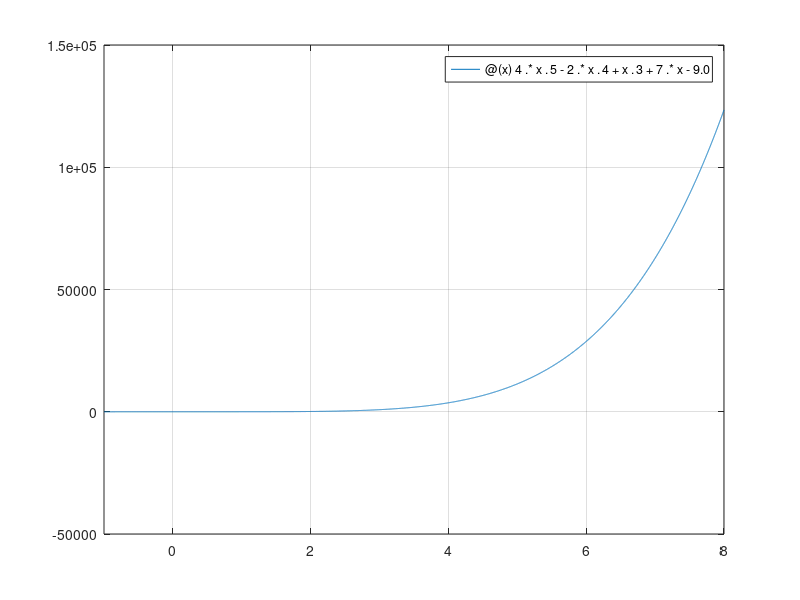
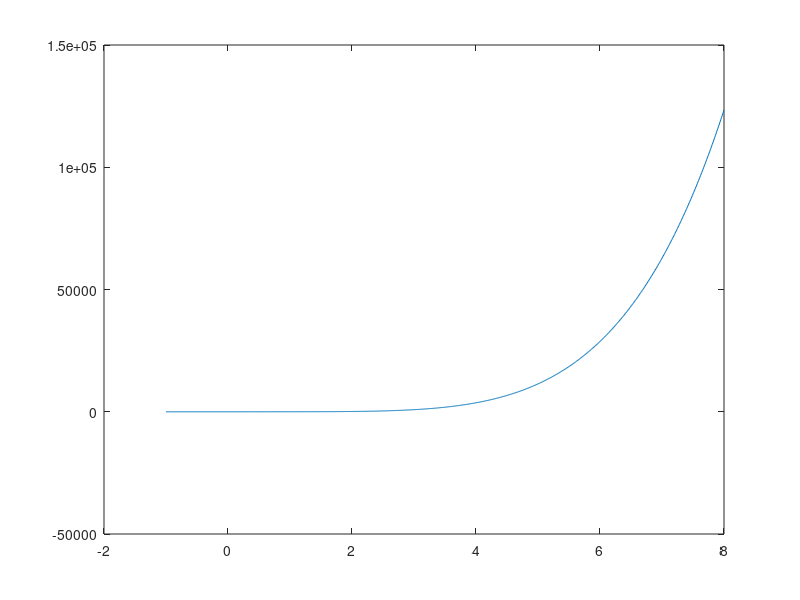
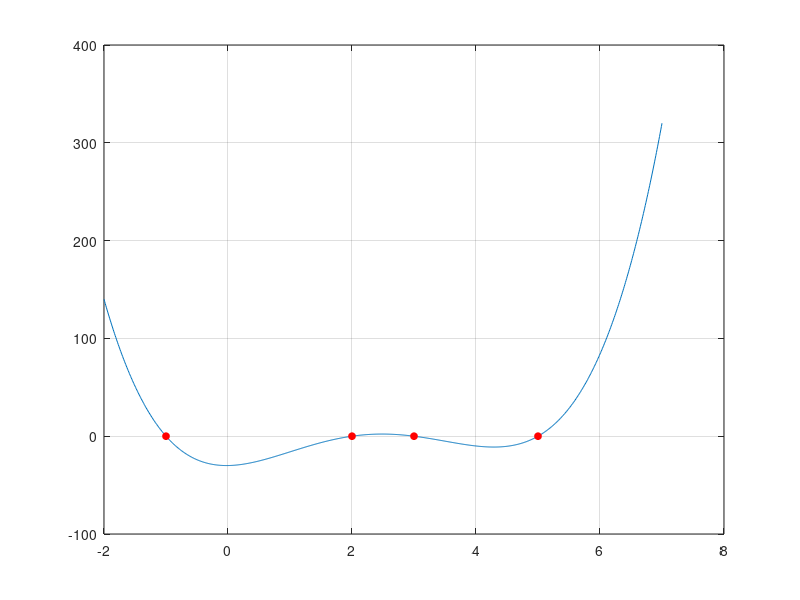
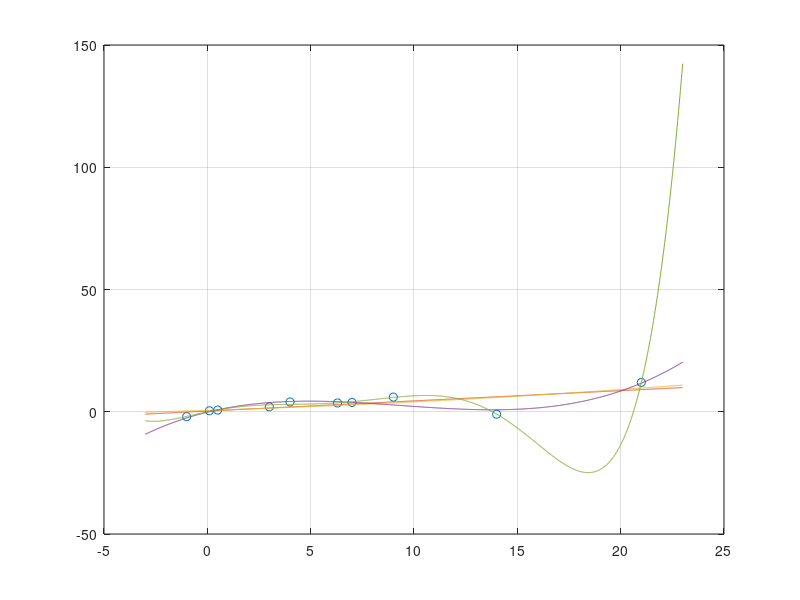

The MATLAB script that drew these images, in order: (Note: this script raises an error after producing the figures.)
clc
clear

fprintf("Ülesanne 1.\n")
fprintf("a) p(x) väärtus kui x=0 ja x=6\n")
p = @(x) 4.*x.^5 - 2.*x.^4 + x.^3 + 7.*x - 9.0;
fprintf("p(x = %d) = %.4f\n", 0, p(0))
fprintf("p(x = %d) = %.4f\n", 6, p(6))

r = [4 -2 1 0 7 -9];
% p(0)
polyval(r, 0)
polyval(r, 6)

% polünoom p(x) graafikul -1 < x < 8
fprintf("b) p(x) graafik piirkonnas -1 < x < 8\n")
% 1. variant
p = @(x) 4.*x.^5 - 2.*x.^4 + x.^3 + 7.*x - 9.0;
figure(1)
fplot(p, [-1, 8])
grid on
hold off

% 2. variant
x = -1:0.01:8;
y = polyval(r, x);
figure(2)
plot(x, y)  % võib vajadusel lisada ka "-o"

fprintf("\nÜlesanne 2.\n")
clear
p = [1.0 -1.0 -12.0];
roots(p)    % polünoomi juured
% Polynomial differentation - polyder()

fprintf("\nÜlesanne 3.\n")
juured = [-1.0, 3.0, 2.0, 5.0];
p = poly(juured)    % polünoomikordajad
x = -2:0.01:7;      % vahemik suurem kui etteantud juured
y = polyval(p, x);
figure(3)
plot(x,y)
grid on
hold on
x0LinePoints = zeros(1, length(juured));    % juured graafiliselt
plot(juured, x0LinePoints, 'ro', 'MarkerSize', 5, 'MarkerFaceColor', 'r')
hold off

fprintf("\nÜlesanne 4.\n")
p1 = [1.0 -2.0, 1.0];
p2 = [1.0  2.0];
conv(p1, p2)    % polünoomide korrutamine
fprintf("Konvolutsiooni käsk annab meile %d. astme polünoomi.\n", length(conv(p1, p2)))

fprintf("\nÜlesanne 5.\n")
x = [-1 0.1 0.5 3 4 6.3  7  9 14 21 ];
y = [-2 0.4 0.7 2 4 3.6 3.8 6 -1 12 ];
figure(4)
plot(x, y, 'o')
grid on
hold on
% lähendame erinevate polünoomidega
% polünoomid joonisele illustratiivsuse pärast
% POLYFIT Fit polynomial to data.
%   P = POLYFIT(X,Y,N) finds the coefficients of a polynomial P(X) of
%   degree N that fits the data Y best in a least-squares sense.
% 1. astme polünoom
p1 = polyfit(x, y, 1)   % ehk polünoomi kordajad
% p1(x) = 0.4172*x + 0.2839
xx = [-3:0.01:23];
y1 = polyval(p1, xx);   % leidsime p1(xx)
plot(xx, y1)
% 2. astme polünoom
p2 = polyfit(x, y, 2)   % ehk polünoomi kordajad
y2 = polyval(p2, xx);   % leidsime p2(xx)
plot(xx, y2)
% 3. astme polünoom
p3 = polyfit(x, y, 3)   % ehk polünoomi kordajad
y3 = polyval(p3, xx);   % leidsime p3(xx)
plot(xx, y3)
% 6. astme polünoom
p6 = polyfit(x, y, 6)   % ehk polünoomi kordajad
y6 = polyval(p6, xx);   % leidsime p6(xx)
plot(xx, y6)
hold off

% polünoomi väärtus kui x = 3.5
x_val = 3.5;
y_val_p2 = polyval(p2, x_val);
y_val_p6 = polyval(p6, x_val);
disp(['Vastus 2. astme polünoomi korral kui x = 3.5: ', num2str(y_val_p2)]);
disp(['Vastus 6. astme polünoomi korral kui x = 3.5: ', num2str(y_val_p6)]);

fprintf("\nÜlesanne 7.\n")
x_aasta = [2014 2015 2016 2017 2018 2019 2020 2021];
y_oC    = [22.2 19.5 18.0 17.9 25.2 18.6 18.7 29.3];
figure(5)
plot(x_aasta, y_oC, 'ro', 'MarkerSize', 5, 'MarkerFaceColor', 'r')
grid on
hold on
fprintf("Lähendamine 1. astme polünoomiga:\n")
p1 = polyfit(x_aasta, y_oC, 1)   % ehk polünoomi kordajad
xdata = linspace(min(x_aasta)-1, max(x_aasta)+1, 1000);
y1 = polyval(p1, xdata);
plot(xdata, y1)
fprintf("Lähendamine 4. astme polünoomiga:\n")
p4 = polyfit(x_aasta, y_oC, 4)   % ehk polünoomi kordajad
y4 = polyval(p4, xdata);
plot(xdata, y4)

x_prognoos = 2024;
y_prog_p1 = polyval(p1, x_prognoos);
y_prog_p4 = polyval(p4, x_prognoos);
fprintf("Prognoos 1. astme polünoomi kohaselt on 2024. aastal temp. %.4f C.\n", y_prog_p1)
fprintf("Prognoos 4. astme polünoomi kohaselt on 2024. aastal temp. %.4f C.\n", y_prog_p4)

fprintf("\nÜlesanne 6.\n")
x = [-1.0  0.0 1.0  2.0];
y = [ 3.0 -4.0 5.0 -6.0];
figure(6)
plot(x, y, 'ro', 'MarkerSize', 5, 'MarkerFaceColor', 'r')

syms X
L_3_0 = expand(((X-0)*(X-1)*(X-2))/((-1-0)*(-1-1)*(-1-2)))
L_3_1 = expand(((X-(-1))*(X-1)*(X-2))/((0-(-1))*(0-1)*(0-2)))
L_3_2 = expand(((X-(-1))*(X-0)*(X-2))/((1-(-1))*(1-0)*(1-2)))
L_3_3 = expand(((X-(-1))*(X-0)*(X-1))/((2-(-1))*(2-0)*(2-1)))

lagrp = matlabFunction(L_3_0*y(1) + L_3_1*y(2) + L_3_2*y(3) + L_3_3*y(4))

% interpol tingimused
lagrp(x)    % samad tulemused mis y-vektoris
hold on 
fplot(lagrp)

lagrp(0.5)

% Newtoni meetodiga
clear
x = [-1, 0, 1, 2];
y = [3, -4, 5, -6];

syms xx
% Newtoni interpolatsiooni polünoom
expand(3 + (-7)*(xx-(-1)) + 8* (xx-(-1))*(xx-0) + (-6)*(xx-(-1))*(xx-0)*(xx-1))